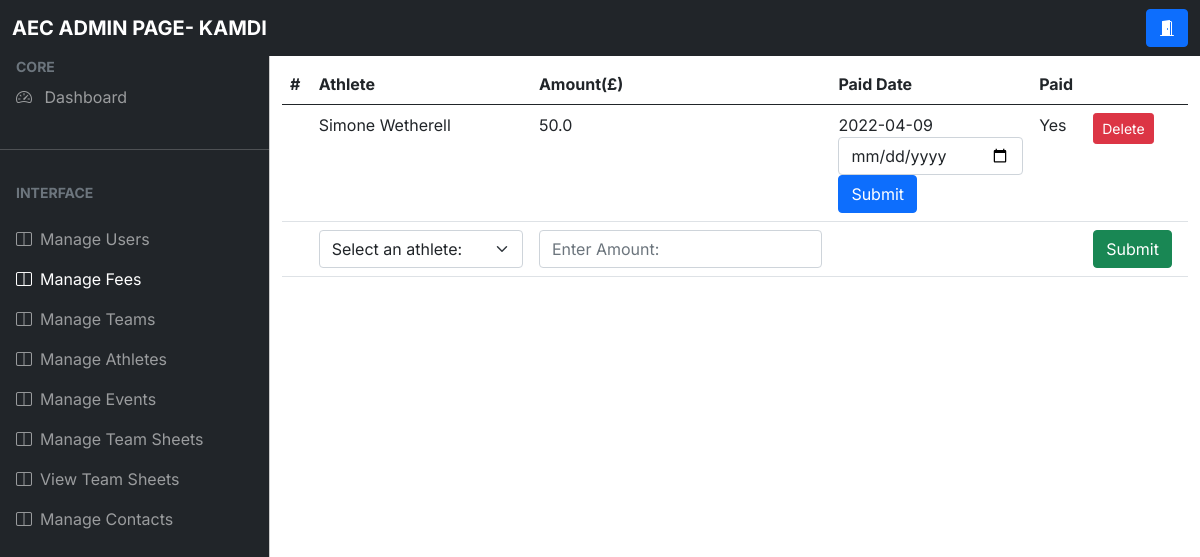
Screenshot of /fees (signed in) with the database file from the repository.
### app.py (models this page shows, shortened)
class User(db.Model, UserMixin):
    __tablename__="User"
    id = db.Column(db.Integer, primary_key = True)
    firstName = db.Column(db.String(50),nullable = False)
    surname = db.Column(db.String(50), nullable = False)
    dob = db.Column(db.DateTime, nullable = False)
    start_date = db.Column(db.DateTime, nullable = True, default=date.today())
    email = db.Column(db.String(70), nullable = False)
    password = db.Column(db.String(255), nullable = False)
    usertype = db.Column(db.Integer, default = -1)
    verified = db.Column(db.Integer, default = 0)
    def _get_id(self):
        return self.id
    def _get_first_name(self):
        return self.firstName
    def _get_surname(self):
        return self.surname
    def _get_usertype(self):
        return self.usertype
    def _get_verified(self):
        return self.verified

class Fees(db.Model):
    __tablename__ = "fees"
    fees_id = db.Column(db.Integer, primary_key= True)
    athlete_id = db.Column(db.Integer)
    amount = db.Column(db.Float, nullable = False)
    paid_date = db.Column(db.DateTime, nullable = True)
    paid = db.Column(db.Integer, default=0)

### app.py (the view)
@app.route('/fees')#complete
@login_required
def view_fees():
    if current_user._get_usertype() not in [0,1,2,3] or current_user._get_verified() != 1:
        return render_template('error.html',error="You are not authorised to view this page")
    if -1< current_user._get_usertype() < 3:
        query = db.engine.execute('SELECT fees.fees_id, fees.amount, fees.paid_date, fees.paid FROM fees WHERE fees.athlete_id = {} ORDER BY fees.paid_date DESC'.format(current_user.id))
        fees={}
        for fee in query:
            fee = Fees.query.filter_by(fees_id = fee[0]).first()
            if fee._get_paid() != 1:
                fees[fee._get_fees_id()] = [fee.get_amount(),'N/A',"No",fee._get_paid()]
            else:
                paiddate = fee._get_paid_date()
                paiddate = ("-").join(paiddate)
                fees[fee._get_fees_id()] = [fee.get_amount(),paiddate,"Yes",fee._get_paid()]
        return render_template('fees.html', fees=fees)
    elif current_user._get_usertype() == 3:
        users = db.engine.execute('SELECT id FROM user')
        athletes = {}
        for athlete in users:
            athlete = User.query.filter_by(id = athlete[0]).first()
            athletes[athlete._get_id()] = [athlete._get_first_name()+ " "+ athlete._get_surname()]
        query = db.engine.execute('SELECT fees.fees_id, user.firstName, user.surname, fees.amount, fees.paid_date, fees.paid FROM fees, user WHERE user.id = fees.athlete_id ORDER BY fees.paid_date DESC')
        return render_template('adminfees.html', fees=query, athletes=athletes)

### app.py (called while the page is built)
@login_manager.user_loader
def load_user(user_id):
    return User.query.get(user_id)

### templates/adminfees.html (shortened to what this page needs)
<!DOCTYPE html>
<html lang="en">
  <head>
    <link rel="stylesheet" href="static\css\admin\bootstrap.min.css" />
    <link
      rel="stylesheet"
      href="https://cdn.jsdelivr.net/npm/bootstrap-icons@1.4.1/font/bootstrap-icons.css"
    />
    <link rel="stylesheet" href="static\css\admin\bootstrap.min.css" />
    <link rel="stylesheet" href="static\css\admin\style.css" />
  </head>
    <nav class="navbar navbar-expand-lg navbar-dark bg-dark fixed-top">
      <div class="container-fluid">
        <a
          class="navbar-brand me-auto ms-lg-0 ms-3 text-uppercase fw-bold"
          >AEC ADMIN PAGE- {{ current_user.firstName }}</a
        >
        <div class="collapse navbar-collapse" id="topNavBar">
          <form class="d-flex ms-auto my-3 my-lg-0">
            <div class="input-group">
              <a href ="{{ url_for('logout') }}" class="btn btn-primary">
                <i class="bi bi-door-open-fill"></i>
            </a>
            </div>
          </form>
        </div>
      </div>
    </nav>
    <div
    class="offcanvas offcanvas-start sidebar-nav bg-dark"
    tabindex="-1"
    id="sidebar"
  >
    <div class="offcanvas-body p-0">
      <nav class="navbar-dark">
        <ul class="navbar-nav">
          <li>
            <div class="text-muted small fw-bold text-uppercase px-3">
              CORE
            </div>
          </li>
          <li>
            <a href="{{ url_for('admin') }}" class="nav-link px-3">
              <span class="me-2"><i class="bi bi-speedometer2" ></i></span>
              <span>Dashboard</span>
            </a>
          </li>
          <li class="my-4"><hr class="dropdown-divider bg-light" /></li>
          <li>
            <div class="text-muted small fw-bold text-uppercase px-3 mb-3">
              Interface
            </div>
          </li>
          <li>
            <a
              class="nav-link px-3 sidebar-link"
              href="{{ url_for('verify_users') }}"
            >
              <span class="me-2"><i class="bi bi-layout-split"></i></span>
              <span>Manage Users</span>
            </a>
            <a
            class="nav-link px-3 sidebar-link active"
            href="{{ url_for('view_fees') }}"
          >
            <span class="me-2"><i class="bi bi-layout-split"></i></span>
            <span>Manage Fees</span>
          </a>
          <a
          class="nav-link px-3 sidebar-link"
          href="{{ url_for('view_teams') }}"
        >
          <span class="me-2"><i class="bi bi-layout-split"></i></span>
          <span>Manage Teams</span>
        </a>
              <a
              class="nav-link px-3 sidebar-link"
              href="{{ url_for('view_athletes') }}"
            >
              <span class="me-2"><i class="bi bi-layout-split"></i></span>
              <span>Manage Athletes</span>
            </a>
            <a
            class="nav-link px-3 sidebar-link"
            href="{{ url_for('view_events') }}"
          >
            <span class="me-2"><i class="bi bi-layout-split"></i></span>
            <span>Manage Events</span>
          </a>
          <a
          class="nav-link px-3 sidebar-link"
          href="{{ url_for('create_teamsheet') }}"
        >
          <span class="me-2"><i class="bi bi-layout-split"></i></span>
          <span>Manage Team Sheets</span>
        </a>
        <a
        class="nav-link px-3 sidebar-link"
        href="{{ url_for('view_teamsheet') }}"
      >
        <span class="me-2"><i class="bi bi-layout-split"></i></span>
        <span>View Team Sheets</span>
      </a>
      <a
      class="nav-link px-3 sidebar-link"
      href="{{ url_for('view_contacts') }}"
    >
      <span class="me-2"><i class="bi bi-layout-split"></i></span>
      <span>Manage Contacts</span>
    </a>
          </li>
        </ul>
      </nav>
    </div>
  </div>
    <main class="mt-5 pt-3">
      <div class="container-fluid">
        <table class="table">
          <thead>
            <tr>
              <th scope="col">#</th>
              <th scope="col">Athlete</th>
              <th scope="col">Amount(£)</th>
              <th scope="col">Paid Date</th>
              <th scope= "col">Paid</th>
              <th></th>
            </tr>
          </thead>
          <tbody>
            {% for fee in fees %}
            <tr>
              <th scope="row"></th>
              <td>{{fee[1] + " " + fee[2]}}</td>
              <td>{{fee[3]}}
              </td>
              <td>{{fee[4]}}
                <form method="POST"action="{{url_for('set_fees_date')}}">
                  <div class= "form-group">
                    <input
                    type="date"
                    class="form-control"
                    id="paidDate"
                    name="paidDate_{{ fee[0] }}"
                    placeholder="Enter Paid Date: "
                    />
                    <input class="btn btn-primary" type="submit" value="Submit">
                </form>
              </td>
              {% if fee[5] == 1%}
                <td>Yes</td>
              {% else %}
                <td>No</td>
              {% endif %}
              <td><a type="Submit" class="btn btn-danger btn-sm" href= "{{url_for('delete_fees', feeid=fee[0])}}">Delete</a></td>
            </tr>
            {% endfor %}
            <tr>
              <td>
              </td>
              <td>
            <form method = 'POST' action="{{url_for('create_fees')}}">
                <select class="form-select" aria-label="Default select example" name="athlete", id= "athlete">
                  <option selected>Select an athlete: </option>
                </select>
              </td>
              <td>
                <div class= "form-group">
                  <input
                  type="text"
                  class="form-control"
                  id="amount"
                  name="amount"
                  placeholder="Enter Amount: "
                  />
              </td>
              <td></td>
              <td></td>
              <td><input class="btn btn-success" type="submit" value="Submit"></td>
              </tr>
          </tbody>
        </table>
      </div>
    </main>
  </body>
</html>

### static/css/admin/style.css (style rules this page uses)
:root { --offcanvas-width: 270px; --topNavbarHeight: 56px; }
.sidebar-nav { width: var(--offcanvas-width); }
.sidebar-link { display: flex; align-items: center; }
@media (min-width: 992px) { main { margin-left: var(--offcanvas-width); } }
@media (min-width: 992px) { .sidebar-nav { -webkit-transform: none; transform: none; visibility: visible !important; height: calc(100% - var(--topNavbarHeight)); top: var(--topNavbarHeight); } }

### rows the page displays
User: firstName "KAMDI"
Fees: surname "Simone Wetherell", amount "50.0", paid_date "2022-04-09", paid "Yes"
